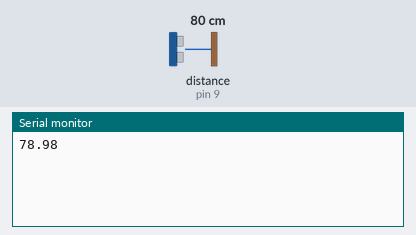
This sketch was run on a simulated Arduino Uno, built with avr-gcc and run on an emulated ATmega328P. Shown: the last lines printed to the serial monitor. Wiring (inferred from the names in the program): ultrasonic range finder: trigger pin 8; echo pin 9. Inputs (shaded band) come from the test bench; at power-on: distance to the obstacle (sensor on pin 9) 80 cm. The echo pulse lasts 58.3 µs per cm.

Above: at 5.8 s.
5.9 s: distance to the obstacle (sensor on pin 9) set to 2 cm
At 11.4 s:
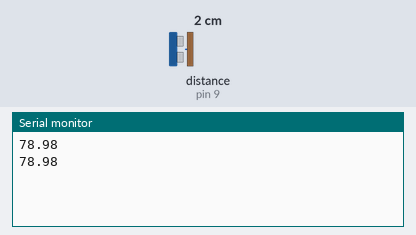
11.9 s: distance to the obstacle (sensor on pin 9) set to 4 cm
At 16.4 s:
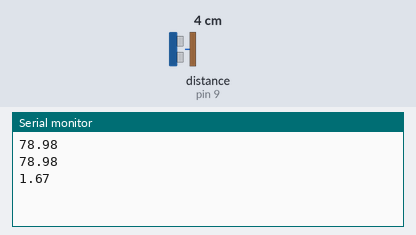
Timing chart, 0 to 17.9 s (numbered marks = the images above; inputs shaded):
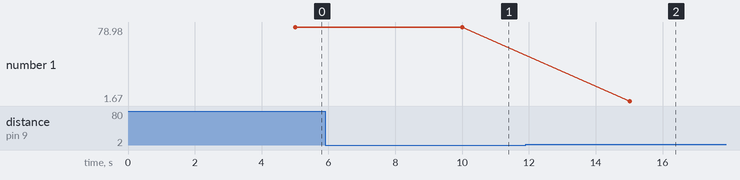

The sketch:

ultrasonicSensorExample.ino
```cpp
// Parameters
float _distanceToSurface;

// Arduino setup
const int trigPin = 8;
const int echoPin = 9;
long duration;


#include <movingAvg.h> // https://github.com/JChristensen/movingAvg
movingAvg distance(3);  // Define the moving average object

// To run once:
void setup() {
  pinMode(trigPin, OUTPUT);
  pinMode(echoPin, INPUT);
  Serial.begin(9600);                 //Start Serial
}


// To run repeatedly
void loop()
{
  GetWaterheight();
  // Prints to display the values (CRTL+SHIF+'M')
 // Serial.println("Current height: ");
  delay(5000);
  Serial.println(_distanceToSurface);
}


// To calculate the current distance
void GetWaterheight()
{
  // Clears the trigPin
  digitalWrite(trigPin, LOW);
  delayMicroseconds(2);
  // Sets the trigPin on HIGH state for 10 micro seconds
  digitalWrite(trigPin, HIGH);
  delayMicroseconds(10);
  digitalWrite(trigPin, LOW);
  // Reads the echoPin, returns the sound wave travel time in microseconds
  duration = pulseIn(echoPin, HIGH);
  // Calculating the distance
  _distanceToSurface = duration * 0.034 / 2;
  return _distanceToSurface;
}
```

Measured:
- plotted number 1: 78.98 → 3.67 after the input at 11.9 s
